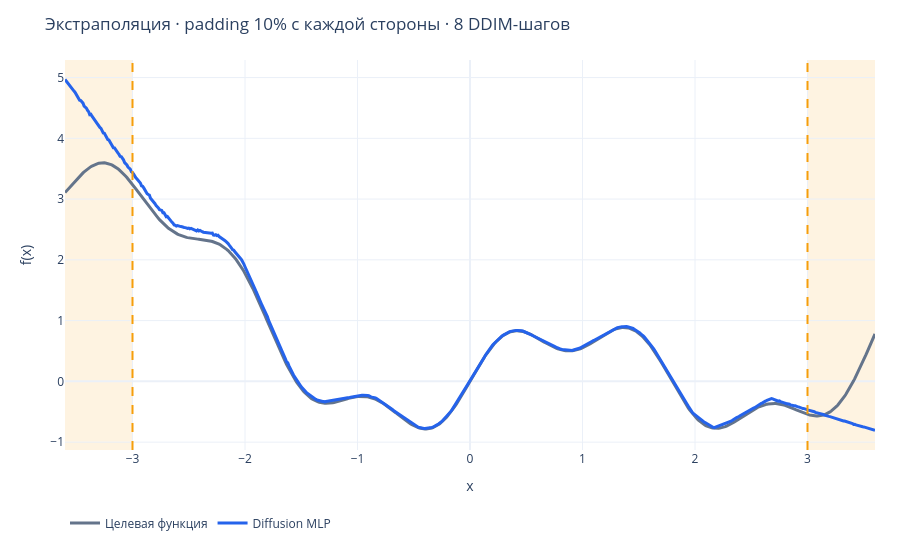

Notebook code for this chart:
### Code cell
# Экстраполяция без переобучения: padding с каждой стороны интервала.
from copy import deepcopy
import plotly.graph_objects as go
from IPython.display import display
from _shared.experiment import target_function

padding_fraction = 0.10
fit_config = diffusion_experiment.config
padding = (fit_config.x_max - fit_config.x_min) * padding_fraction
n_pad = max(0, round((fit_config.n_grid - 1) * padding_fraction))

# Берём согласованную копию, не меняя обученную модель.
with diffusion_experiment.model_lock:
    extrapolation_model = deepcopy(diffusion_experiment.model)
extrapolation_model.eval()
reference = extrapolation_model.hidden.weight
grid_kwargs = dict(device=reference.device, dtype=reference.dtype)
left_x = torch.linspace(
    fit_config.x_min - padding, fit_config.x_min, n_pad + 1, **grid_kwargs
)[:-1, None]
right_x = torch.linspace(
    fit_config.x_max, fit_config.x_max + padding, n_pad + 1, **grid_kwargs
)[1:, None]
core_x = diffusion_experiment.x_grid.to(**grid_kwargs)
extrapolation_x = torch.cat((left_x, core_x, right_x), dim=0)

# Внутри интервала сохраняем тот же стартовый шум, что на живом графике.
noise_generator = torch.Generator(device=reference.device).manual_seed(
    fit_config.seed + 30000
)
left_noise = torch.randn(left_x.shape, generator=noise_generator, **grid_kwargs)
right_noise = torch.randn(right_x.shape, generator=noise_generator, **grid_kwargs)
core_noise = diffusion_experiment.eval_noise[fit_config.n_train :].to(**grid_kwargs)
extrapolation_noise = torch.cat((left_noise, core_noise, right_noise), dim=0)
with torch.inference_mode():
    extrapolation_prediction = diffusion_experiment.diffusion.sample(
        extrapolation_model, extrapolation_x, initial_noise=extrapolation_noise
    )
    extrapolation_target = target_function(extrapolation_x)

plot_x = extrapolation_x.squeeze(1).cpu().tolist()
extrapolation_figure = go.Figure(
    [
        go.Scatter(
            x=plot_x,
            y=extrapolation_target.squeeze(1).cpu().tolist(),
            name="Целевая функция",
            mode="lines",
            line=dict(color="#64748b", width=3),
        ),
        go.Scatter(
            x=plot_x,
            y=extrapolation_prediction.squeeze(1).cpu().tolist(),
            name="Diffusion MLP",
            mode="lines",
            line=dict(color="#2563eb", width=3),
        ),
    ]
)
for x0, x1 in (
    (fit_config.x_min - padding, fit_config.x_min),
    (fit_config.x_max, fit_config.x_max + padding),
):
    extrapolation_figure.add_vrect(
        x0=x0, x1=x1, fillcolor="#f59e0b", opacity=0.12, line_width=0, layer="below"
    )
for boundary in (fit_config.x_min, fit_config.x_max):
    extrapolation_figure.add_vline(x=boundary, line_dash="dash", line_color="#f59e0b")
extrapolation_figure.update_layout(
    title=f"Экстраполяция · padding {padding_fraction:.0%} с каждой стороны · {diffusion_experiment.diffusion.config.denoise_steps} DDIM-шагов",
    template="plotly_white",
    autosize=True,
    height=550,
    margin=dict(l=65, r=25, t=60, b=65),
    legend=dict(orientation="h", y=-0.15),
    xaxis=dict(
        title="x", range=[fit_config.x_min - padding, fit_config.x_max + padding]
    ),
    yaxis=dict(title="f(x)"),
)
payload = extrapolation_figure.to_plotly_json()
payload["config"] = dict(responsive=True, displayModeBar=False)
display({"application/vnd.plotly.v1+json": payload}, raw=True)

### Figure 1 — Plotly figure (JSON) as saved in the notebook; plotly's stock layout.template omitted (floating-point values rounded to 4 significant figures; data arrays with more than 128 entries replaced by an {"elided": "..."} marker saying what was removed)
{"data": [{"line": {"color": "#64748b", "width": 3}, "mode": "lines", "name": "Целевая функция", "type": "scatter", "x": {"elided": "721 float values"}, "y": {"elided": "721 float values"}}, {"line": {"color": "#2563eb", "width": 3}, "mode": "lines", "name": "Diffusion MLP", "type": "scatter", "x": {"elided": "721 float values"}, "y": {"elided": "721 float values"}}], "layout": {"autosize": true, "height": 550, "legend": {"orientation": "h", "y": -0.15}, "margin": {"b": 65, "l": 65, "r": 25, "t": 60}, "shapes": [{"fillcolor": "#f59e0b", "layer": "below", "line": {"width": 0}, "opacity": 0.12, "type": "rect", "x0": -3.6, "x1": -3, "xref": "x", "y0": 0, "y1": 1, "yref": "y domain"}, {"fillcolor": "#f59e0b", "layer": "below", "line": {"width": 0}, "opacity": 0.12, "type": "rect", "x0": 3, "x1": 3.6, "xref": "x", "y0": 0, "y1": 1, "yref": "y domain"}, {"line": {"color": "#f59e0b", "dash": "dash"}, "type": "line", "x0": -3, "x1": -3, "xref": "x", "y0": 0, "y1": 1, "yref": "y domain"}, {"line": {"color": "#f59e0b", "dash": "dash"}, "type": "line", "x0": 3, "x1": 3, "xref": "x", "y0": 0, "y1": 1, "yref": "y domain"}], "title": {"text": "Экстраполяция · padding 10% с каждой стороны · 8 DDIM-шагов"}, "xaxis": {"range": [-3.6, 3.6], "title": {"text": "x"}}, "yaxis": {"title": {"text": "f(x)"}}}}
